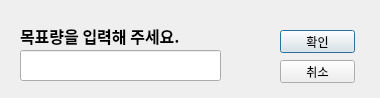
<?xml version="1.0" encoding="UTF-8"?>
<ui version="4.0">
 <class>Dialog</class>
 <widget class="QDialog" name="Dialog">
  <property name="geometry">
   <rect>
    <x>0</x>
    <y>0</y>
    <width>380</width>
    <height>98</height>
   </rect>
  </property>
  <property name="windowTitle">
   <string>목표를 입력하세요.</string>
  </property>
  <widget class="QLineEdit" name="txt_goal">
   <property name="geometry">
    <rect>
     <x>20</x>
     <y>50</y>
     <width>201</width>
     <height>31</height>
    </rect>
   </property>
  </widget>
  <widget class="QLabel" name="label">
   <property name="geometry">
    <rect>
     <x>20</x>
     <y>20</y>
     <width>211</width>
     <height>31</height>
    </rect>
   </property>
   <property name="font">
    <font>
     <family>Tmon몬소리 Black</family>
     <pointsize>12</pointsize>
     <weight>75</weight>
     <bold>true</bold>
    </font>
   </property>
   <property name="text">
    <string>목표량을 입력해 주세요.</string>
   </property>
  </widget>
  <widget class="QPushButton" name="btn_ok">
   <property name="geometry">
    <rect>
     <x>280</x>
     <y>30</y>
     <width>75</width>
     <height>23</height>
    </rect>
   </property>
   <property name="text">
    <string>확인</string>
   </property>
  </widget>
  <widget class="QPushButton" name="btn_cancle">
   <property name="geometry">
    <rect>
     <x>280</x>
     <y>60</y>
     <width>75</width>
     <height>23</height>
    </rect>
   </property>
   <property name="text">
    <string>취소</string>
   </property>
  </widget>
  <widget class="QLabel" name="label_2">
   <property name="geometry">
    <rect>
     <x>0</x>
     <y>0</y>
     <width>380</width>
     <height>98</height>
    </rect>
   </property>
   <property name="text">
    <string/>
   </property>
   <property name="pixmap">
    <pixmap resource="main_frame.qrc">:/email/img/img_email.jpg</pixmap>
   </property>
   <property name="scaledContents">
    <bool>true</bool>
   </property>
  </widget>
  <zorder>label_2</zorder>
  <zorder>txt_goal</zorder>
  <zorder>label</zorder>
  <zorder>btn_ok</zorder>
  <zorder>btn_cancle</zorder>
 </widget>
 <resources>
  <include location="main_frame.qrc"/>
 </resources>
 <connections/>
</ui>
